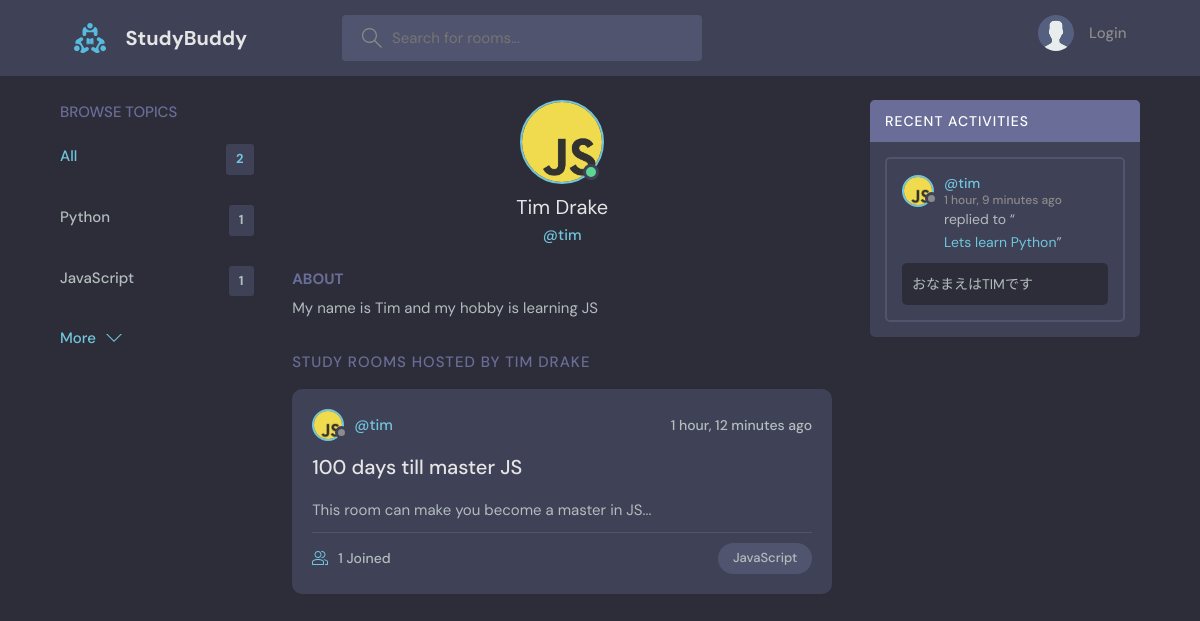
The app's page /profile/2/ with its own data.
### base/models.py (models this page shows, shortened)
class Topic(models.Model):
    name = models.CharField(max_length=200)

class User(AbstractUser):
    name = models.CharField(max_length=200, null=True)
    email = models.EmailField(null=True, unique=True)
    bio = models.TextField(null=True)
    avatar = models.ImageField(null=True, default="avatar.svg")
    USERNAME_FIELD = 'email'
    REQUIRED_FIELDS = []

class Room(models.Model):
    host = models.ForeignKey(User, on_delete=models.SET_NULL, null=True)
    topic = models.ForeignKey(Topic, on_delete=models.SET_NULL, null=True)
    name = models.CharField(max_length=200)
    description = models.TextField(null=True, blank=True)
    participants = models.ManyToManyField(User, related_name='participants', blank=True)
    updated = models.DateTimeField(auto_now=True)
    created = models.DateTimeField(auto_now_add=True)
    class Meta:
        ordering = ['-updated', '-created']
    def short_description(self):
        return self.description[:200] if self.description else ''
    def __str__(self):
        return self.name

class Message(models.Model):
    user = models.ForeignKey(User, on_delete=models.CASCADE)
    room = models.ForeignKey(Room, on_delete=models.CASCADE)
    body = models.TextField()
    updated = models.DateTimeField(auto_now=True)
    created = models.DateTimeField(auto_now_add=True)
    class Meta:
        ordering = ['-updated', '-created']
    def __str__(self):
        return self.body[0:70]

### base/views.py (the view)
# urls.py: path('profile/<str:pk>/', views.userProfile, name="user-profile"),
def userProfile(request, pk):
    user = User.objects.get(id=pk)
    rooms = user.room_set.all()
    room_messages = user.message_set.all()
    topics = Topic.objects.all()
    context = {'user': user, 'rooms': rooms, 'room_messages': room_messages, 'topics': topics}
    return render(request, 'base/profile.html', context)

### base/templates/base/profile.html (shortened to what this page needs)
{% extends "main.html" %}
{% block content %}
<main class="profile-page layout layout--3">
  <div class="container">
    {% include 'base/topic_component.html' %}
    <div class="roomList">
      <div class="profile">
        <div class="profile__avatar">
          <div class="avatar avatar--large active">
            <img src="{{user.avatar.url}}" />
          </div>
        </div>
        <div class="profile__info">
          <h3>{{user.name}}</h3>
          <p>@{{user.username}}</p>
        </div>
        <div class="profile__about">
          <h3>About</h3>
          <p>
            {{user.bio}}
          </p>
        </div>
      </div>
      <div class="roomList__header">
        <div>
          <h2>Study Rooms Hosted by {{user.name}}</a>
          </h2>
        </div>
      </div>
      {% include 'base/feed_component.html' %}
    </div>
    {% include 'base/activity_component.html' %}
  </div>
</main>
{% endblock content %}

### base/templates/base/topic_component.html (shortened to what this page needs)
<div class="topics">
    <div class="topics__header">
        <h2><a href="{% url 'topics' %}" style="color: #696d97;">Browse Topics</a></h2>
    </div>
    <ul class="topics__list">
        <li>
            <a href="{% url 'home' %}" class="active">All <span>{{topics.count}}</span></a>
        </li>
        {% for topic in topics %}
        <li>
            <a href="{% url 'home' %}?q={{topic.name}}">{{topic.name}} <span>{{topic.room_set.all.count}}</span></a>
        </li>
        {% endfor %}
    </ul>
    <a class="btn btn--link" href="{% url 'topics' %}">
        More
        <svg version="1.1" xmlns="http://www.w3.org/2000/svg" width="32" height="32" viewBox="0 0 32 32">
            <title>chevron-down</title>
            <path d="M16 21l-13-13h-3l16 16 16-16h-3l-13 13z"></path>
        </svg>
    </a>
</div>

### base/templates/base/feed_component.html (shortened to what this page needs)
{% for room in rooms %}
<div class="roomListRoom" >
    <div class="roomListRoom__header">
        <a href="{% url 'user-profile' room.host.id %}" class="roomListRoom__author">
        <div class="avatar avatar--small">
            <img src="{{room.host.avatar.url}}" />
        </div>
        <span>@{{room.host.username}}</span>
        </a>
        <div class="roomListRoom__actions">
        <span>{{room.created|timesince}} ago</span>
        </div>
    </div>
    <div class="roomListRoom__content">
        <a href="{% url 'room' room.id %}">{{room.name}}</a>
        {% if room.short_description %}
            <p>{{room.short_description}}...</p>
        {% else %}
            <p>This room has no description</p>
        {% endif %}
    </div>
    <div class="roomListRoom__meta">
        <a href="{% url 'room' room.id %}" class="roomListRoom__joined">
        {{room.participants.all.count}} Joined
        </a>
        <p class="roomListRoom__topic">{{room.topic.name}}</p>
    </div>
</div>
{% endfor %}

### base/templates/base/activity_component.html (shortened to what this page needs)
<div class="activities">
    <div class="activities__header">
        <h2><a href="{% url 'activities' %}" style="color: white;">Recent Activities</a></h2>
    </div>
    {% for message in room_messages %}
    <div class="activities__box">
        <div class="activities__boxHeader roomListRoom__header">
            <a href="{% url 'user-profile' message.user.id %}" class="roomListRoom__author">
                <div class="avatar avatar--small">
                    <img src="{{message.user.avatar.url}}" />
                </div>
                <p>
                    @{{message.user.username}}
                    <span>{{message.created|timesince}} ago</span>
                </p>
            </a>
        </div>
        <div class="activities__boxContent">
            <p>replied to “<a href="{% url 'room' message.room.id %}">{{message.room}}</a>”</p>
            <div class="activities__boxRoomContent">{{message}}</div>
        </div>
    </div>
    {% endfor %}
</div>

### records on screen
Topic: name "Python", room_set.all.count "1"
Topic: name "JavaScript", room_set.all.count "1"
User: avatar (picture), name "Tim Drake", username "tim", bio "My name is Tim and my hobby is learning JS", name "TIM DRAKE"
Room: host.avatar (picture), host.username "tim", created "1 hour, 12 minutes", name "100 days till master JS", short_description "This room can make you become a master in JS", participants.all.count "1", topic.name "JavaScript"
Message: user.avatar (picture), user.username "tim", created "1 hour, 9 minutes", room "Lets learn Python", body "おなまえはTIMです"

### other values on screen
{{ topics.count }} "2"
